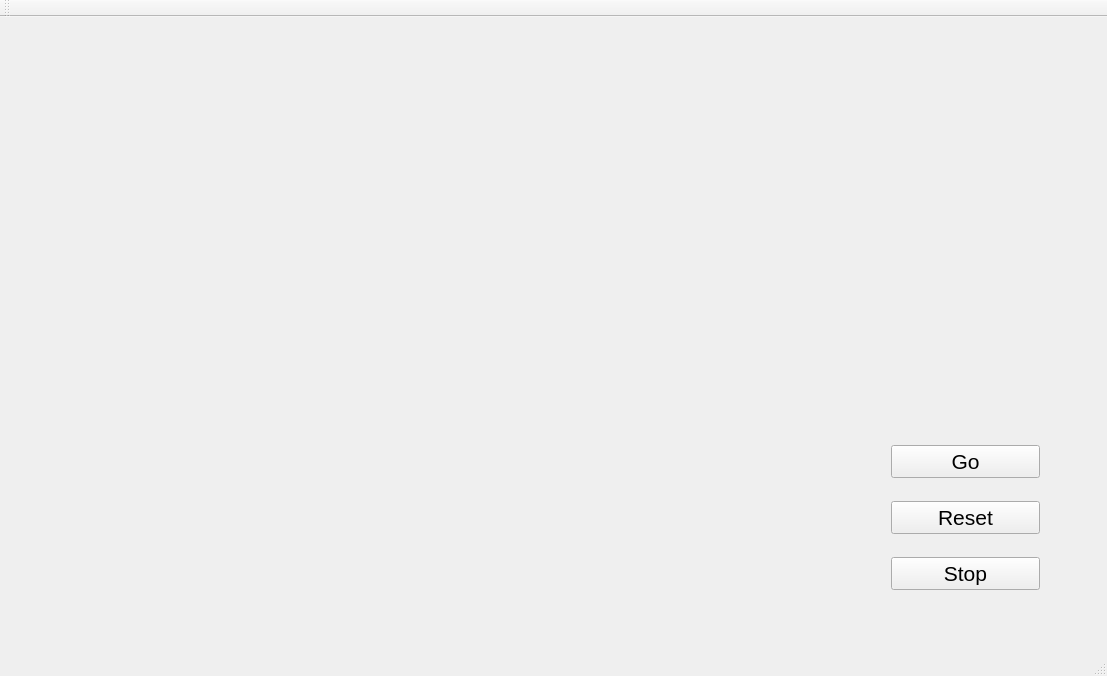
<?xml version="1.0" encoding="UTF-8"?>
<ui version="4.0">
 <class>MainWindow</class>
 <widget class="QMainWindow" name="MainWindow">
  <property name="geometry">
   <rect>
    <x>0</x>
    <y>0</y>
    <width>1107</width>
    <height>676</height>
   </rect>
  </property>
  <property name="windowTitle">
   <string>Clothing Animation</string>
  </property>
  <widget class="QWidget" name="centralWidget">
   <widget class="OpenGLWidget" name="openGLWidget" native="true">
    <property name="geometry">
     <rect>
      <x>20</x>
      <y>20</y>
      <width>801</width>
      <height>601</height>
     </rect>
    </property>
    <property name="font">
     <font>
      <pointsize>16</pointsize>
     </font>
    </property>
   </widget>
   <widget class="QWidget" name="gridLayoutWidget">
    <property name="geometry">
     <rect>
      <x>880</x>
      <y>400</y>
      <width>171</width>
      <height>201</height>
     </rect>
    </property>
    <layout class="QGridLayout" name="gridLayout">
     <item row="1" column="0">
      <widget class="QPushButton" name="button1">
       <property name="font">
        <font>
         <pointsize>16</pointsize>
        </font>
       </property>
       <property name="text">
        <string>Go</string>
       </property>
      </widget>
     </item>
     <item row="3" column="0">
      <widget class="QPushButton" name="button2">
       <property name="font">
        <font>
         <pointsize>16</pointsize>
        </font>
       </property>
       <property name="text">
        <string>Stop</string>
       </property>
      </widget>
     </item>
     <item row="2" column="0">
      <widget class="QPushButton" name="button3">
       <property name="font">
        <font>
         <pointsize>16</pointsize>
        </font>
       </property>
       <property name="text">
        <string>Reset</string>
       </property>
      </widget>
     </item>
    </layout>
   </widget>
  </widget>
  <widget class="QMenuBar" name="menuBar">
   <property name="geometry">
    <rect>
     <x>0</x>
     <y>0</y>
     <width>1107</width>
     <height>21</height>
    </rect>
   </property>
  </widget>
  <widget class="QToolBar" name="mainToolBar">
   <attribute name="toolBarArea">
    <enum>TopToolBarArea</enum>
   </attribute>
   <attribute name="toolBarBreak">
    <bool>false</bool>
   </attribute>
  </widget>
  <widget class="QStatusBar" name="statusBar"/>
 </widget>
 <layoutdefault spacing="6" margin="11"/>
 <customwidgets>
  <customwidget>
   <class>OpenGLWidget</class>
   <extends>QWidget</extends>
   <header location="global">openglwidget.h</header>
   <container>1</container>
   <slots>
    <signal>advanceFrame()</signal>
    <slot>button_go()</slot>
    <slot>button_stop()</slot>
    <slot>button_reset()</slot>
    <slot>box_dampingConstant()</slot>
    <slot>box_restLength()</slot>
    <slot>box_mass()</slot>
    <slot>box_springConstant()</slot>
   </slots>
  </customwidget>
 </customwidgets>
 <resources/>
 <connections>
  <connection>
   <sender>button1</sender>
   <signal>clicked()</signal>
   <receiver>openGLWidget</receiver>
   <slot>button_go()</slot>
   <hints>
    <hint type="sourcelabel">
     <x>930</x>
     <y>488</y>
    </hint>
    <hint type="destinationlabel">
     <x>435</x>
     <y>353</y>
    </hint>
   </hints>
  </connection>
  <connection>
   <sender>button2</sender>
   <signal>clicked()</signal>
   <receiver>openGLWidget</receiver>
   <slot>button_stop()</slot>
   <hints>
    <hint type="sourcelabel">
     <x>1031</x>
     <y>593</y>
    </hint>
    <hint type="destinationlabel">
     <x>435</x>
     <y>353</y>
    </hint>
   </hints>
  </connection>
  <connection>
   <sender>button3</sender>
   <signal>clicked()</signal>
   <receiver>openGLWidget</receiver>
   <slot>button_reset()</slot>
   <hints>
    <hint type="sourcelabel">
     <x>930</x>
     <y>549</y>
    </hint>
    <hint type="destinationlabel">
     <x>435</x>
     <y>353</y>
    </hint>
   </hints>
  </connection>
 </connections>
 <slots>
  <slot>button_go()</slot>
  <slot>button_stop()</slot>
  <slot>box_dampingConstant(float)</slot>
  <slot>box_restLength(float)</slot>
  <slot>box_mass(float)</slot>
  <slot>box_springConstant(float)</slot>
  <slot>dampingSlider(int)</slot>
 </slots>
</ui>
